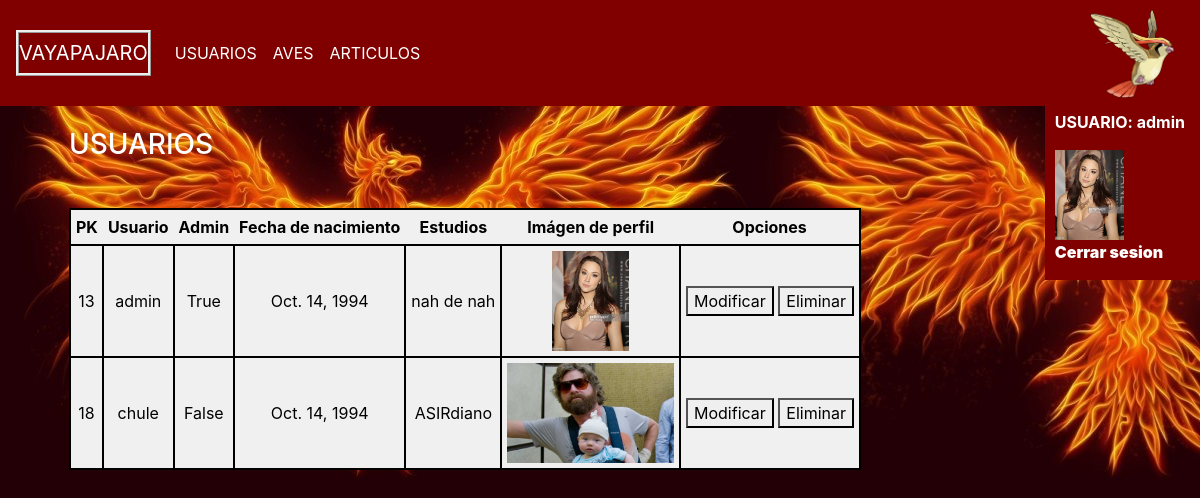
Page /usuario/mostrar_usuarios/ (signed in) on the committed database.
### VayaPajaro/models.py (models this page shows, shortened)
class Usuario(models.Model):
	user = models.OneToOneField(User,related_name='usuario',on_delete=models.CASCADE,default=None)
	fnacimiento = models.DateField(null=True)
	estudios = models.CharField(max_length=500,default='Desconocidos')
	fotoPerfil = models.ImageField(upload_to='Fotos_de_Perfil')

### VayaPajaro/views.py (the view)
# urls.py: url(r'^usuario/mostrar_usuarios/',MostrarUsuarios.as_view(),name='Mostrar_Usuarios'),
class MostrarUsuarios(UserPassesTestMixin,ListView):
	model = Usuario
	login_url='/usuario/login'
	fields = '__all__'
	template_name = 'VayaPajaro/Mostrar_Usuarios.html'
	def get_context_data(self, **kwargs):
		context = super(MostrarUsuarios,self).get_context_data(**kwargs)
		return context
	def test_func(self):
		return self.request.user.is_staff == True

### VayaPajaro/templates/VayaPajaro/Mostrar_Usuarios.html (shortened to what this page needs)
{% extends 'base.html' %}
{% block content %}
<h3 style="float:left;color:white;">USUARIOS</h3>
<div>
<table id="mostrarusuarios">
<tr>
	<th>PK</th>
	<th>Usuario</th>
	<th>Admin</th>
	<th>Fecha de nacimiento</th>
	<th>Estudios</th>
	<th>Imágen de perfil</th>
	<th>Opciones</th>
</tr>
{% for user in object_list %}
<tr style="border-style: inset;">
	<td>{{ user.user.pk }}</td>
	<td>{{ user.user.username }}</td>
	<td>{{ user.user.is_staff }}</td>
	<td>{{ user.fnacimiento }}</td>
	<td>{{ user.estudios }}</td>
	<td><img src="{{ user.fotoPerfil.url }}" height="100"></td>
	<td><a href="{% url 'Modificar_Usuarios' user.pk %}"><button>Modificar</button></a>
	<a href="{% url 'Eliminar_Usuario' user.user.pk %}"><button>Eliminar</button></a></td>
	<br/>
</tr>
</div>
{% empty %}
<p>No se encuentran ningún usuario registrado.</p>
{% endfor %}
{% endblock %}

### VayaPajaro/templates/base.html (shortened to what this page needs)
{% load static %}
<!doctype html>
<html lang="en">
  <head>
    <link href="{% static 'VayaPajaro/css/base2.css' %}" rel="stylesheet">
    <link href="{% static 'VayaPajaro/css/base.css' %}" rel="stylesheet">
  </head>
  <body>
    <nav class="navbar navbar-expand-md navbar-dark bg-dark fixed-top">
      <a class="navbar-brand" href="http://127.0.0.1:8000/">VAYAPAJARO</a>
      <div class="collapse navbar-collapse" id="navbarsExampleDefault">
        <ul class="navbar-nav mr-auto">
          {% if user.is_staff %}
		  <li class="nav-item active"><a class="nav-link" href="{% url 'Mostrar_Usuarios' %}">USUARIOS</a></li>
			{% endif %}
		  <li class="nav-item active"><a class="nav-link" href="{% url 'Mostrar_Aves' %}">AVES</a></li>
	      <li class="nav-item active"><a class="nav-link" href="{% url 'Mostrar_Articulos' %}">ARTICULOS</a></li>
		</ul>
      </div>
      <img src="{% static 'VayaPajaro/imagenes/Pidgeot.png' %}" height="90">
    </nav>
    <div id="usuario">
	{% if user.is_authenticated %}
		<p> USUARIO: {{ user.get_username }}</p>
		<img src="{{ user.usuario.fotoPerfil.url }}" height="90">
		<p><a href="{% url 'Logout' %}">Cerrar sesion</a></p>
	{% else %}
		<p>Usuario anonimo.</p>
		<p><a href="{% url 'Registrarse' %}">Registrarse</a> / <a href="{% url 'Login' %}">Iniciar Sesion</a></p>
	{% endif %}
	</div>
    <main role="main" class="container">
      <div class="starter-template">
        {% block content %}{% endblock %}
    </main>
</body>

### VayaPajaro/static/VayaPajaro/css/base.css (style rules this page uses)
body { padding-top: 5rem; background-image: url("/media/fenix.jpg"); background-repeat: repeat; }
.starter-template { padding: 3rem 1.5rem; text-align: center; }
#usuario { background-color:#800000; position: fixed; right: 0px; top: 100px; padding-left: 10px; padding-right: 15px; padding-top: 10px; float:left; }
#usuario > p,#usuario > p > a { color:white; font-weight: bolder; }
#usuario > p > a:link { text-decoration: none; }
#mostrarusuarios,#mostrarusuarios > td { padding-top: 5px; border-collapse: collapse; border: 2px solid black; background-color: #f0f0f0; }
#mostraraves > td,th { padding: 5px; }
#ave > table,td,tr { border-collapse: collapse; border: 2px solid black; background-color: #f0f0f0; padding: 5px; }

### rows in the picture
Usuario: user.pk "13", user.username "admin", user.is_staff "True", fnacimiento "Oct. 14, 1994", estudios "nah de nah", fotoPerfil (picture)
Usuario: user.pk "18", user.username "chule", user.is_staff "False", fnacimiento "Oct. 14, 1994", estudios "ASIRdiano", fotoPerfil (picture)

### other values in the picture
{{ user.get_username }} "admin"
